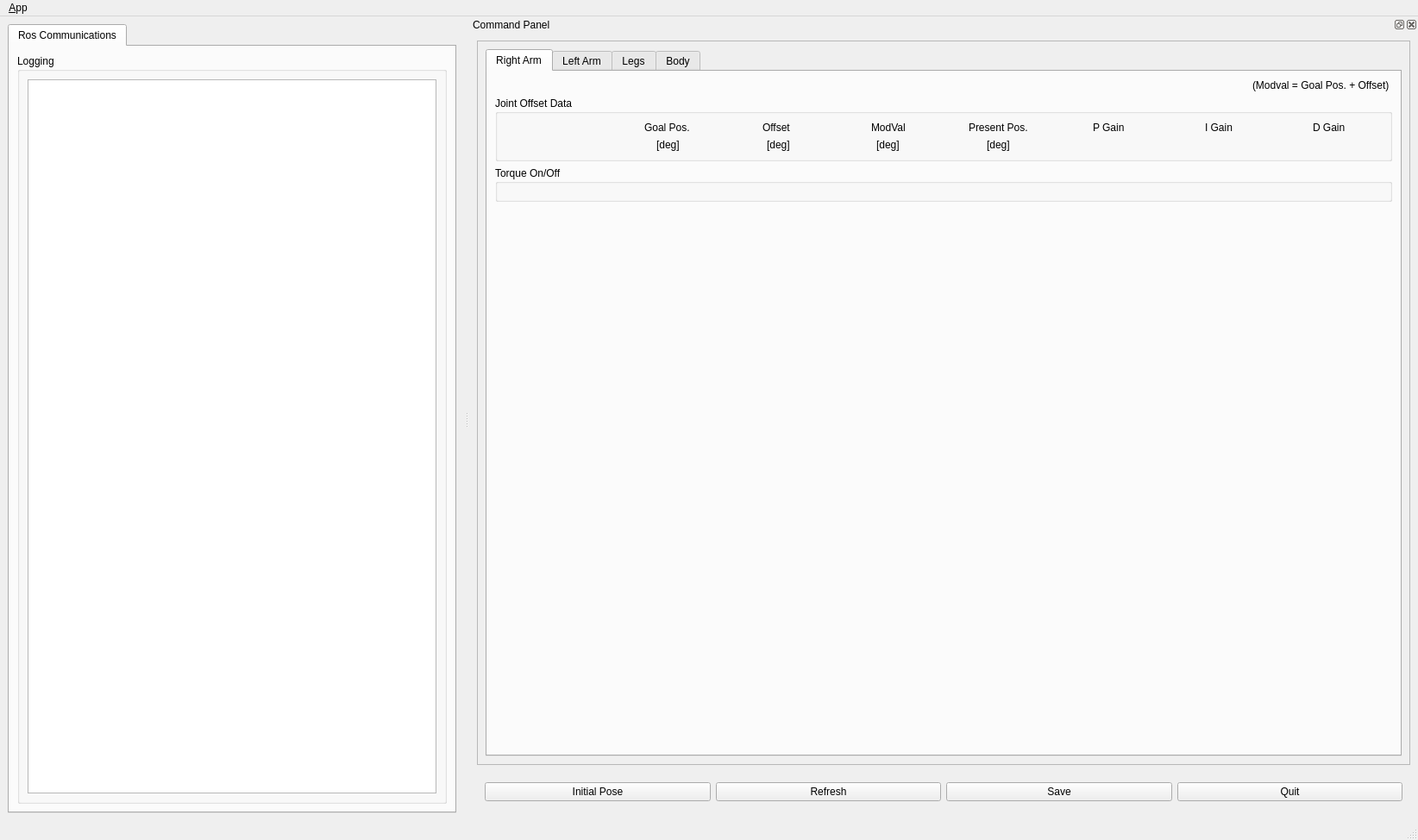
<?xml version="1.0" encoding="UTF-8"?>
<ui version="4.0">
 <class>MainWindowDesign</class>
 <widget class="QMainWindow" name="MainWindowDesign">
  <property name="geometry">
   <rect>
    <x>0</x>
    <y>0</y>
    <width>1644</width>
    <height>974</height>
   </rect>
  </property>
  <property name="sizePolicy">
   <sizepolicy hsizetype="Expanding" vsizetype="Expanding">
    <horstretch>0</horstretch>
    <verstretch>0</verstretch>
   </sizepolicy>
  </property>
  <property name="windowTitle">
   <string>QRosApp</string>
  </property>
  <property name="windowIcon">
   <iconset resource="../resources/images.qrc">
    <normaloff>:/images/icon.png</normaloff>:/images/icon.png</iconset>
  </property>
  <property name="locale">
   <locale language="English" country="Australia"/>
  </property>
  <widget class="QWidget" name="centralwidget">
   <layout class="QHBoxLayout" name="horizontalLayout_3">
    <item>
     <widget class="QTabWidget" name="tab_manager">
      <property name="sizePolicy">
       <sizepolicy hsizetype="Minimum" vsizetype="Preferred">
        <horstretch>0</horstretch>
        <verstretch>0</verstretch>
       </sizepolicy>
      </property>
      <property name="minimumSize">
       <size>
        <width>500</width>
        <height>0</height>
       </size>
      </property>
      <property name="maximumSize">
       <size>
        <width>16777215</width>
        <height>1000</height>
       </size>
      </property>
      <property name="locale">
       <locale language="English" country="Australia"/>
      </property>
      <property name="currentIndex">
       <number>0</number>
      </property>
      <widget class="QWidget" name="tab_status">
       <attribute name="title">
        <string>Ros Communications</string>
       </attribute>
       <layout class="QVBoxLayout" name="verticalLayout_2">
        <item>
         <widget class="QGroupBox" name="logging_groupBox">
          <property name="sizePolicy">
           <sizepolicy hsizetype="MinimumExpanding" vsizetype="Preferred">
            <horstretch>0</horstretch>
            <verstretch>0</verstretch>
           </sizepolicy>
          </property>
          <property name="title">
           <string>Logging</string>
          </property>
          <layout class="QGridLayout" name="gridLayout_3">
           <item row="0" column="0">
            <widget class="QListView" name="view_logging"/>
           </item>
          </layout>
         </widget>
        </item>
       </layout>
      </widget>
     </widget>
    </item>
   </layout>
  </widget>
  <widget class="QMenuBar" name="menubar">
   <property name="geometry">
    <rect>
     <x>0</x>
     <y>0</y>
     <width>1644</width>
     <height>25</height>
    </rect>
   </property>
   <widget class="QMenu" name="menu_File">
    <property name="title">
     <string>&amp;App</string>
    </property>
    <addaction name="action_Preferences"/>
    <addaction name="separator"/>
    <addaction name="actionAbout"/>
    <addaction name="actionAbout_Qt"/>
    <addaction name="separator"/>
    <addaction name="action_Quit"/>
   </widget>
   <addaction name="menu_File"/>
  </widget>
  <widget class="QStatusBar" name="statusbar"/>
  <widget class="QDockWidget" name="dock_status">
   <property name="sizePolicy">
    <sizepolicy hsizetype="Minimum" vsizetype="Preferred">
     <horstretch>0</horstretch>
     <verstretch>0</verstretch>
    </sizepolicy>
   </property>
   <property name="minimumSize">
    <size>
     <width>1100</width>
     <height>878</height>
    </size>
   </property>
   <property name="allowedAreas">
    <set>Qt::RightDockWidgetArea</set>
   </property>
   <property name="windowTitle">
    <string>Command Panel</string>
   </property>
   <attribute name="dockWidgetArea">
    <number>2</number>
   </attribute>
   <widget class="QWidget" name="dockWidgetContents_2">
    <property name="sizePolicy">
     <sizepolicy hsizetype="Minimum" vsizetype="Preferred">
      <horstretch>0</horstretch>
      <verstretch>0</verstretch>
     </sizepolicy>
    </property>
    <layout class="QVBoxLayout" name="verticalLayout">
     <item>
      <widget class="QFrame" name="frame">
       <property name="sizePolicy">
        <sizepolicy hsizetype="Minimum" vsizetype="Minimum">
         <horstretch>0</horstretch>
         <verstretch>0</verstretch>
        </sizepolicy>
       </property>
       <property name="maximumSize">
        <size>
         <width>16777215</width>
         <height>1000</height>
        </size>
       </property>
       <property name="frameShape">
        <enum>QFrame::StyledPanel</enum>
       </property>
       <property name="frameShadow">
        <enum>QFrame::Raised</enum>
       </property>
       <layout class="QVBoxLayout" name="verticalLayout_3">
        <item>
         <widget class="QTabWidget" name="tab">
          <property name="sizePolicy">
           <sizepolicy hsizetype="Minimum" vsizetype="Minimum">
            <horstretch>0</horstretch>
            <verstretch>0</verstretch>
           </sizepolicy>
          </property>
          <property name="minimumSize">
           <size>
            <width>0</width>
            <height>0</height>
           </size>
          </property>
          <property name="maximumSize">
           <size>
            <width>16777215</width>
            <height>3000</height>
           </size>
          </property>
          <property name="currentIndex">
           <number>0</number>
          </property>
          <widget class="QWidget" name="right_arm_tab">
           <attribute name="title">
            <string>Right Arm</string>
           </attribute>
           <layout class="QVBoxLayout" name="verticalLayout_4">
            <item alignment="Qt::AlignRight">
             <widget class="QLabel" name="right_arm_modval">
              <property name="maximumSize">
               <size>
                <width>16777215</width>
                <height>20</height>
               </size>
              </property>
              <property name="text">
               <string>(Modval = Goal Pos. + Offset) </string>
              </property>
             </widget>
            </item>
            <item>
             <widget class="QGroupBox" name="right_arm_group">
              <property name="sizePolicy">
               <sizepolicy hsizetype="Minimum" vsizetype="Minimum">
                <horstretch>0</horstretch>
                <verstretch>0</verstretch>
               </sizepolicy>
              </property>
              <property name="maximumSize">
               <size>
                <width>16777215</width>
                <height>350</height>
               </size>
              </property>
              <property name="title">
               <string>Joint Offset Data</string>
              </property>
              <layout class="QGridLayout" name="gridLayout">
               <item row="1" column="4" alignment="Qt::AlignHCenter">
                <widget class="QLabel" name="r_arm_present_pos">
                 <property name="text">
                  <string>Present Pos.</string>
                 </property>
                </widget>
               </item>
               <item row="2" column="2" alignment="Qt::AlignHCenter">
                <widget class="QLabel" name="r_arm_deg_2">
                 <property name="text">
                  <string>[deg]</string>
                 </property>
                </widget>
               </item>
               <item row="1" column="3" alignment="Qt::AlignHCenter">
                <widget class="QLabel" name="r_arm_modval">
                 <property name="text">
                  <string>ModVal</string>
                 </property>
                </widget>
               </item>
               <item row="1" column="2" alignment="Qt::AlignHCenter">
                <widget class="QLabel" name="r_arm_offset">
                 <property name="text">
                  <string>Offset </string>
                 </property>
                </widget>
               </item>
               <item row="2" column="4" alignment="Qt::AlignHCenter">
                <widget class="QLabel" name="r_arm_deg_4">
                 <property name="text">
                  <string>[deg]</string>
                 </property>
                </widget>
               </item>
               <item row="2" column="3" alignment="Qt::AlignHCenter">
                <widget class="QLabel" name="r_arm_deg_3">
                 <property name="text">
                  <string>[deg]</string>
                 </property>
                </widget>
               </item>
               <item row="1" column="7" alignment="Qt::AlignHCenter">
                <widget class="QLabel" name="r_arm_d_gain">
                 <property name="text">
                  <string>D Gain</string>
                 </property>
                </widget>
               </item>
               <item row="1" column="5" alignment="Qt::AlignHCenter">
                <widget class="QLabel" name="r_arm_p_gain">
                 <property name="text">
                  <string>P Gain</string>
                 </property>
                </widget>
               </item>
               <item row="1" column="6" alignment="Qt::AlignHCenter">
                <widget class="QLabel" name="r_arm_i_gain">
                 <property name="text">
                  <string>I Gain</string>
                 </property>
                </widget>
               </item>
               <item row="1" column="1" alignment="Qt::AlignHCenter">
                <widget class="QLabel" name="r_arm_goal_pos">
                 <property name="text">
                  <string>Goal Pos. </string>
                 </property>
                </widget>
               </item>
               <item row="2" column="1" alignment="Qt::AlignHCenter|Qt::AlignBottom">
                <widget class="QLabel" name="r_arm_deg_1">
                 <property name="text">
                  <string>[deg]</string>
                 </property>
                </widget>
               </item>
               <item row="1" column="0">
                <widget class="QLabel" name="label">
                 <property name="text">
                  <string/>
                 </property>
                </widget>
               </item>
               <item row="2" column="0">
                <widget class="QLabel" name="label_2">
                 <property name="text">
                  <string/>
                 </property>
                </widget>
               </item>
              </layout>
             </widget>
            </item>
            <item>
             <widget class="QGroupBox" name="right_arm_torque">
              <property name="sizePolicy">
               <sizepolicy hsizetype="Preferred" vsizetype="Preferred">
                <horstretch>0</horstretch>
                <verstretch>0</verstretch>
               </sizepolicy>
              </property>
              <property name="maximumSize">
               <size>
                <width>2100</width>
                <height>200</height>
               </size>
              </property>
              <property name="title">
               <string>Torque On/Off</string>
              </property>
              <layout class="QGridLayout" name="gridLayout_2"/>
             </widget>
            </item>
            <item>
             <spacer name="verticalSpacer">
              <property name="orientation">
               <enum>Qt::Vertical</enum>
              </property>
              <property name="sizeHint" stdset="0">
               <size>
                <width>20</width>
                <height>40</height>
               </size>
              </property>
             </spacer>
            </item>
           </layout>
          </widget>
          <widget class="QWidget" name="left_arm_tab">
           <attribute name="title">
            <string>Left Arm</string>
           </attribute>
           <layout class="QVBoxLayout" name="verticalLayout_5">
            <item alignment="Qt::AlignRight">
             <widget class="QLabel" name="left_arm_modval">
              <property name="text">
               <string>(Modval = Goal Pos. + Offset) </string>
              </property>
             </widget>
            </item>
            <item>
             <widget class="QGroupBox" name="left_arm_group">
              <property name="sizePolicy">
               <sizepolicy hsizetype="Minimum" vsizetype="Minimum">
                <horstretch>0</horstretch>
                <verstretch>0</verstretch>
               </sizepolicy>
              </property>
              <property name="maximumSize">
               <size>
                <width>16777215</width>
                <height>350</height>
               </size>
              </property>
              <property name="title">
               <string>Joint Offset Data</string>
              </property>
              <layout class="QGridLayout" name="gridLayout_4">
               <item row="0" column="6" alignment="Qt::AlignHCenter">
                <widget class="QLabel" name="l_arm_i_gain">
                 <property name="text">
                  <string>I Gain</string>
                 </property>
                </widget>
               </item>
               <item row="0" column="4" alignment="Qt::AlignHCenter">
                <widget class="QLabel" name="l_arm_present_pos">
                 <property name="text">
                  <string>Present Pos.</string>
                 </property>
                </widget>
               </item>
               <item row="0" column="1" alignment="Qt::AlignHCenter">
                <widget class="QLabel" name="l_arm_goal_pos">
                 <property name="text">
                  <string>Goal Pos.</string>
                 </property>
                </widget>
               </item>
               <item row="0" column="3" alignment="Qt::AlignHCenter">
                <widget class="QLabel" name="l_arm_modval">
                 <property name="text">
                  <string>ModVal</string>
                 </property>
                </widget>
               </item>
               <item row="0" column="5" alignment="Qt::AlignHCenter">
                <widget class="QLabel" name="l_arm_p_gain">
                 <property name="text">
                  <string>P Gain</string>
                 </property>
                </widget>
               </item>
               <item row="1" column="1" alignment="Qt::AlignHCenter">
                <widget class="QLabel" name="l_arm_deg_1">
                 <property name="text">
                  <string>[deg]</string>
                 </property>
                </widget>
               </item>
               <item row="0" column="2" alignment="Qt::AlignHCenter">
                <widget class="QLabel" name="l_arm_offset">
                 <property name="text">
                  <string>Offset</string>
                 </property>
                </widget>
               </item>
               <item row="1" column="4" alignment="Qt::AlignHCenter">
                <widget class="QLabel" name="l_arm_deg_4">
                 <property name="text">
                  <string>[deg]</string>
                 </property>
                </widget>
               </item>
               <item row="1" column="3" alignment="Qt::AlignHCenter">
                <widget class="QLabel" name="l_arm_deg_3">
                 <property name="text">
                  <string>[deg]</string>
                 </property>
                </widget>
               </item>
               <item row="1" column="2" alignment="Qt::AlignHCenter">
                <widget class="QLabel" name="l_arm_deg_2">
                 <property name="text">
                  <string>[deg]</string>
                 </property>
                </widget>
               </item>
               <item row="0" column="7" alignment="Qt::AlignHCenter">
                <widget class="QLabel" name="l_arm_d_gain">
                 <property name="text">
                  <string>D Gain</string>
                 </property>
                </widget>
               </item>
               <item row="1" column="0">
                <widget class="QLabel" name="label_4">
                 <property name="text">
                  <string/>
                 </property>
                </widget>
               </item>
               <item row="0" column="0">
                <widget class="QLabel" name="label_3">
                 <property name="text">
                  <string/>
                 </property>
                </widget>
               </item>
              </layout>
             </widget>
            </item>
            <item>
             <widget class="QGroupBox" name="left_arm_torque">
              <property name="maximumSize">
               <size>
                <width>2000</width>
                <height>150</height>
               </size>
              </property>
              <property name="title">
               <string>Torque On/Off</string>
              </property>
              <layout class="QGridLayout" name="gridLayout_5"/>
             </widget>
            </item>
            <item>
             <spacer name="verticalSpacer_2">
              <property name="orientation">
               <enum>Qt::Vertical</enum>
              </property>
              <property name="sizeHint" stdset="0">
               <size>
                <width>20</width>
                <height>40</height>
               </size>
              </property>
             </spacer>
            </item>
           </layout>
          </widget>
          <widget class="QWidget" name="leg_tab">
           <attribute name="title">
            <string>Legs</string>
           </attribute>
           <layout class="QGridLayout" name="gridLayout_6">
            <item row="0" column="0" alignment="Qt::AlignRight">
             <widget class="QLabel" name="leg_modval">
              <property name="text">
               <string>(Modval = Goal Pos. + Offset) </string>
              </property>
             </widget>
            </item>
            <item row="3" column="0">
             <spacer name="verticalSpacer_3">
              <property name="orientation">
               <enum>Qt::Vertical</enum>
              </property>
              <property name="sizeHint" stdset="0">
               <size>
                <width>20</width>
                <height>40</height>
               </size>
              </property>
             </spacer>
            </item>
            <item row="1" column="0">
             <widget class="QGroupBox" name="leg_group">
              <property name="title">
               <string>Joint Offset Data</string>
              </property>
              <layout class="QGridLayout" name="gridLayout_7">
               <item row="1" column="4" alignment="Qt::AlignHCenter">
                <widget class="QLabel" name="leg_deg_4">
                 <property name="text">
                  <string>[deg]</string>
                 </property>
                </widget>
               </item>
               <item row="0" column="3" alignment="Qt::AlignHCenter">
                <widget class="QLabel" name="leg_modval_2">
                 <property name="text">
                  <string>Modval</string>
                 </property>
                </widget>
               </item>
               <item row="0" column="2" alignment="Qt::AlignHCenter">
                <widget class="QLabel" name="leg_offset">
                 <property name="text">
                  <string>Offset</string>
                 </property>
                </widget>
               </item>
               <item row="1" column="3" alignment="Qt::AlignHCenter">
                <widget class="QLabel" name="leg_deg_3">
                 <property name="text">
                  <string>[deg]</string>
                 </property>
                </widget>
               </item>
               <item row="0" column="5" alignment="Qt::AlignHCenter">
                <widget class="QLabel" name="leg_p_gain">
                 <property name="text">
                  <string>P Gain</string>
                 </property>
                </widget>
               </item>
               <item row="1" column="2" alignment="Qt::AlignHCenter">
                <widget class="QLabel" name="leg_deg_2">
                 <property name="text">
                  <string>[deg]</string>
                 </property>
                </widget>
               </item>
               <item row="0" column="6" alignment="Qt::AlignHCenter">
                <widget class="QLabel" name="leg_i_gain">
                 <property name="text">
                  <string>I Gain</string>
                 </property>
                </widget>
               </item>
               <item row="1" column="1" alignment="Qt::AlignHCenter">
                <widget class="QLabel" name="leg_deg_1">
                 <property name="text">
                  <string>[deg]</string>
                 </property>
                </widget>
               </item>
               <item row="0" column="4" alignment="Qt::AlignHCenter">
                <widget class="QLabel" name="leg_present_pos">
                 <property name="text">
                  <string>Present Pos.</string>
                 </property>
                </widget>
               </item>
               <item row="0" column="1" alignment="Qt::AlignHCenter">
                <widget class="QLabel" name="leg_goal_pos">
                 <property name="text">
                  <string>Goal Pos.</string>
                 </property>
                </widget>
               </item>
               <item row="0" column="7" alignment="Qt::AlignHCenter">
                <widget class="QLabel" name="leg_d_gain">
                 <property name="text">
                  <string>D Gain</string>
                 </property>
                </widget>
               </item>
               <item row="1" column="0">
                <widget class="QLabel" name="label_6">
                 <property name="text">
                  <string/>
                 </property>
                </widget>
               </item>
               <item row="0" column="0">
                <widget class="QLabel" name="label_5">
                 <property name="text">
                  <string/>
                 </property>
                </widget>
               </item>
              </layout>
             </widget>
            </item>
            <item row="2" column="0">
             <widget class="QGroupBox" name="leg_torque">
              <property name="title">
               <string>Torque On/Off</string>
              </property>
              <layout class="QGridLayout" name="gridLayout_8"/>
             </widget>
            </item>
           </layout>
          </widget>
          <widget class="QWidget" name="body_tab">
           <attribute name="title">
            <string>Body</string>
           </attribute>
           <layout class="QGridLayout" name="gridLayout_9">
            <item row="3" column="0">
             <spacer name="verticalSpacer_4">
              <property name="orientation">
               <enum>Qt::Vertical</enum>
              </property>
              <property name="sizeHint" stdset="0">
               <size>
                <width>20</width>
                <height>40</height>
               </size>
              </property>
             </spacer>
            </item>
            <item row="0" column="0" alignment="Qt::AlignRight">
             <widget class="QLabel" name="body_modval">
              <property name="text">
               <string>(Modval = Goal Pos. + Offset) </string>
              </property>
             </widget>
            </item>
            <item row="1" column="0">
             <widget class="QGroupBox" name="body_group">
              <property name="title">
               <string>Joint Offset Data</string>
              </property>
              <layout class="QGridLayout" name="gridLayout_10">
               <item row="0" column="6" alignment="Qt::AlignHCenter">
                <widget class="QLabel" name="body_i_gain">
                 <property name="text">
                  <string>I Gain</string>
                 </property>
                </widget>
               </item>
               <item row="0" column="5" alignment="Qt::AlignHCenter">
                <widget class="QLabel" name="body_p_gain">
                 <property name="text">
                  <string>P Gain</string>
                 </property>
                </widget>
               </item>
               <item row="0" column="4" alignment="Qt::AlignHCenter">
                <widget class="QLabel" name="body_preset_pos">
                 <property name="text">
                  <string>Present Pos.</string>
                 </property>
                </widget>
               </item>
               <item row="1" column="3" alignment="Qt::AlignHCenter">
                <widget class="QLabel" name="body_deg_3">
                 <property name="text">
                  <string>[deg]</string>
                 </property>
                </widget>
               </item>
               <item row="0" column="3" alignment="Qt::AlignHCenter">
                <widget class="QLabel" name="body_modval_2">
                 <property name="text">
                  <string>Modval</string>
                 </property>
                </widget>
               </item>
               <item row="1" column="2" alignment="Qt::AlignHCenter">
                <widget class="QLabel" name="body_deg_2">
                 <property name="text">
                  <string>[deg]</string>
                 </property>
                </widget>
               </item>
               <item row="0" column="7" alignment="Qt::AlignHCenter">
                <widget class="QLabel" name="body_d_gain">
                 <property name="text">
                  <string>D Gain</string>
                 </property>
                </widget>
               </item>
               <item row="0" column="2" alignment="Qt::AlignHCenter">
                <widget class="QLabel" name="body_offset">
                 <property name="text">
                  <string>Offset</string>
                 </property>
                </widget>
               </item>
               <item row="0" column="1" alignment="Qt::AlignHCenter">
                <widget class="QLabel" name="body_goal_pos">
                 <property name="text">
                  <string>Goal Pos.</string>
                 </property>
                </widget>
               </item>
               <item row="1" column="1" alignment="Qt::AlignHCenter">
                <widget class="QLabel" name="body_deg_1">
                 <property name="text">
                  <string>[deg]</string>
                 </property>
                </widget>
               </item>
               <item row="1" column="4" alignment="Qt::AlignHCenter">
                <widget class="QLabel" name="body_deg_4">
                 <property name="text">
                  <string>[deg]</string>
                 </property>
                </widget>
               </item>
               <item row="0" column="0">
                <widget class="QLabel" name="label_7">
                 <property name="text">
                  <string/>
                 </property>
                </widget>
               </item>
               <item row="1" column="0">
                <widget class="QLabel" name="label_8">
                 <property name="text">
                  <string/>
                 </property>
                </widget>
               </item>
              </layout>
             </widget>
            </item>
            <item row="2" column="0">
             <widget class="QGroupBox" name="body_torque">
              <property name="title">
               <string>Torque On/Off</string>
              </property>
              <layout class="QGridLayout" name="gridLayout_11">
               <item row="0" column="0">
                <widget class="QLabel" name="empty_1">
                 <property name="text">
                  <string/>
                 </property>
                </widget>
               </item>
               <item row="0" column="2">
                <widget class="QLabel" name="empty_3">
                 <property name="text">
                  <string/>
                 </property>
                </widget>
               </item>
               <item row="0" column="1">
                <widget class="QLabel" name="empty_2">
                 <property name="text">
                  <string/>
                 </property>
                </widget>
               </item>
              </layout>
             </widget>
            </item>
           </layout>
          </widget>
         </widget>
        </item>
       </layout>
      </widget>
     </item>
     <item>
      <widget class="QWidget" name="widget" native="true">
       <property name="sizePolicy">
        <sizepolicy hsizetype="Minimum" vsizetype="Minimum">
         <horstretch>0</horstretch>
         <verstretch>0</verstretch>
        </sizepolicy>
       </property>
       <property name="maximumSize">
        <size>
         <width>16777215</width>
         <height>50</height>
        </size>
       </property>
       <layout class="QHBoxLayout" name="horizontalLayout">
        <item>
         <widget class="QPushButton" name="inipose_button">
          <property name="text">
           <string>Initial Pose</string>
          </property>
         </widget>
        </item>
        <item>
         <widget class="QPushButton" name="refresh_button">
          <property name="text">
           <string>Refresh</string>
          </property>
         </widget>
        </item>
        <item>
         <widget class="QPushButton" name="save_button">
          <property name="text">
           <string>Save</string>
          </property>
         </widget>
        </item>
        <item>
         <widget class="QPushButton" name="quit_button">
          <property name="text">
           <string>Quit</string>
          </property>
         </widget>
        </item>
       </layout>
      </widget>
     </item>
    </layout>
   </widget>
  </widget>
  <action name="action_Quit">
   <property name="text">
    <string>&amp;Quit</string>
   </property>
   <property name="shortcut">
    <string>Ctrl+Q</string>
   </property>
   <property name="shortcutContext">
    <enum>Qt::ApplicationShortcut</enum>
   </property>
  </action>
  <action name="action_Preferences">
   <property name="text">
    <string>&amp;Preferences</string>
   </property>
  </action>
  <action name="actionAbout">
   <property name="text">
    <string>&amp;About</string>
   </property>
  </action>
  <action name="actionAbout_Qt">
   <property name="text">
    <string>About &amp;Qt</string>
   </property>
  </action>
 </widget>
 <resources>
  <include location="../resources/images.qrc"/>
 </resources>
 <connections>
  <connection>
   <sender>action_Quit</sender>
   <signal>triggered()</signal>
   <receiver>MainWindowDesign</receiver>
   <slot>close()</slot>
   <hints>
    <hint type="sourcelabel">
     <x>-1</x>
     <y>-1</y>
    </hint>
    <hint type="destinationlabel">
     <x>399</x>
     <y>299</y>
    </hint>
   </hints>
  </connection>
  <connection>
   <sender>quit_button</sender>
   <signal>clicked()</signal>
   <receiver>MainWindowDesign</receiver>
   <slot>close()</slot>
   <hints>
    <hint type="sourcelabel">
     <x>859</x>
     <y>552</y>
    </hint>
    <hint type="destinationlabel">
     <x>469</x>
     <y>299</y>
    </hint>
   </hints>
  </connection>
 </connections>
 <buttongroups>
  <buttongroup name="right_arm_torque_buttongroup">
   <property name="exclusive">
    <bool>false</bool>
   </property>
  </buttongroup>
  <buttongroup name="body_torque_buttongroup">
   <property name="exclusive">
    <bool>false</bool>
   </property>
  </buttongroup>
  <buttongroup name="leg_torque_buttongroup">
   <property name="exclusive">
    <bool>false</bool>
   </property>
  </buttongroup>
  <buttongroup name="left_arm_torque_buttongroup">
   <property name="exclusive">
    <bool>false</bool>
   </property>
  </buttongroup>
 </buttongroups>
</ui>
